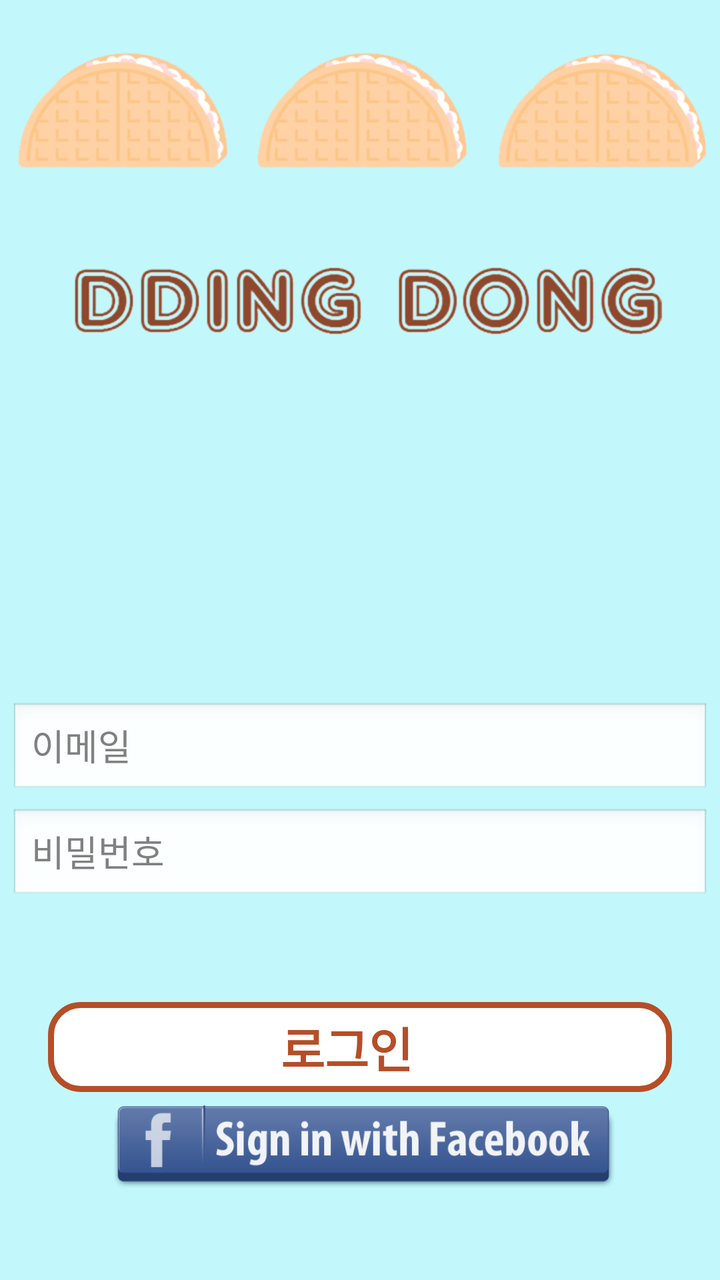
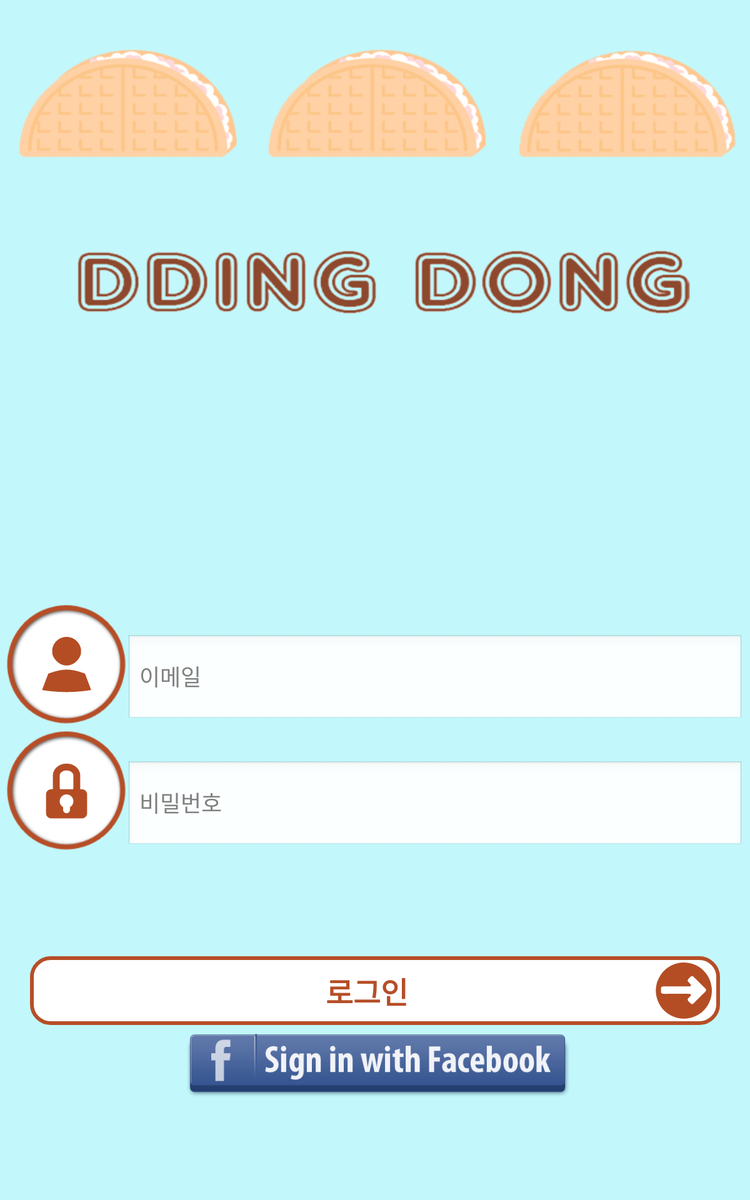

An Android layout and its configuration variant, each rendered on a device that would load it. The default file and the variant file are quoted in full after the pictures.
<!-- AndroidManifest.xml: application theme AppTheme -->
<!-- res/layout/loginactivity.xml -->
<?xml version="1.0" encoding="utf-8"?>
<LinearLayout xmlns:android="http://schemas.android.com/apk/res/android"
    xmlns:tools="http://schemas.android.com/tools"
    android:layout_width="match_parent"
    android:layout_height="match_parent"
    android:background="@drawable/login_with_facebook_bg"
    android:orientation="vertical"
    tools:ignore="RtlSymmetry,RtlHardcoded" >

    <LinearLayout
        android:layout_width="match_parent"
        android:layout_height="0dp"
        android:layout_weight="1"
        android:gravity="bottom"
        android:orientation="vertical" >

        <LinearLayout
            android:layout_width="match_parent"
            android:layout_height="wrap_content"
            android:layout_margin="5dp"
            android:orientation="horizontal" >

            <EditText
                android:id="@+id/et_loginactivity_email"
                android:layout_width="0dp"
                android:layout_height="wrap_content"
                android:layout_gravity="center|bottom"
                android:layout_weight="1"
                android:hint="@string/LoginActivity_img_email"
                android:inputType="textEmailAddress" >

            </EditText>
        </LinearLayout>

        <LinearLayout
            android:layout_width="match_parent"
            android:layout_height="wrap_content"
            android:layout_marginBottom="5dp"
            android:layout_marginLeft="5dp"
            android:layout_marginRight="5dp"
            android:orientation="horizontal" >

            <EditText
                android:id="@+id/et_loginactivity_password"
                android:layout_width="0dp"
                android:layout_height="wrap_content"
                android:layout_gravity="center|bottom"
                android:layout_weight="1"
                android:hint="@string/LoginActivity_img_password"
                android:inputType="textPassword"
                android:textColor="@color/col_dark_Yellow" />
        </LinearLayout>
    </LinearLayout>

    <LinearLayout
        android:layout_width="match_parent"
        android:layout_height="0dp"
        android:layout_weight=".4"
        android:gravity="center"
        android:orientation="vertical" >

        <FrameLayout
            android:id="@+id/fraly_loginactivity_login"
            android:layout_width="match_parent"
            android:layout_height="45dp"
            android:layout_marginLeft="24dp"
            android:layout_marginRight="24dp"
            android:background="@drawable/button_drawable" >

            <ImageView
                android:id="@+id/img_loginactivity_login"
                android:layout_width="wrap_content"
                android:layout_height="match_parent"
                android:layout_gravity="center_vertical|right"
                android:layout_marginBottom="5dp"
                android:layout_marginTop="5dp"
                android:contentDescription="@null" />

            <TextView
                android:id="@+id/textView_loginactivity_login"
                android:layout_width="match_parent"
                android:layout_height="match_parent"
                android:gravity="center"
                android:paddingRight="13dp"
                android:text="@string/LoginActivity_frmLay_login"
                android:textColor="@color/col_dark_Yellow"
                android:textSize="24sp"
                android:textStyle="bold" />
        </FrameLayout>

        <ImageView
            android:id="@+id/img_loginactivity_loginfacebook"
            android:layout_width="match_parent"
            android:layout_height="45dp"
            android:layout_gravity="center_horizontal"
            android:layout_marginTop="5dp"
            android:contentDescription="@null"
            android:src="@drawable/logon_with_facebook" />
    </LinearLayout>

</LinearLayout>
<!-- resources referenced by this layout -->
<resources>
  <color name="col_dark_Yellow">#b64e27</color>
  <!-- drawable button_drawable (drawable) -->
  <?xml version="1.0" encoding="utf-8"?>
  <selector xmlns:android="http://schemas.android.com/apk/res/android" >
   
  <item android:state_focused="true">
       <shape android:shape="rectangle"  >
           <corners android:radius="15dip" />
           <stroke android:width="3dip" android:color="@color/col_dark_Yellow" />
           <solid android:color="#ffffff"/>       
       </shape>
   </item>  
  <item >
      <shape android:shape="rectangle"  >
           <corners android:radius="15dip" />
           <stroke android:width="3dip" android:color="@color/col_dark_Yellow" />
           <gradient android:angle="-90" android:startColor="#ffffff" android:endColor="#ffffff" />            
       </shape>
   </item>
  </selector>
  <!-- drawable login_with_facebook_bg: png bitmap (drawable-hdpi, 65294 bytes) -->
  <!-- drawable logon_with_facebook: png bitmap (drawable, 14839 bytes) -->
  <string name="LoginActivity_frmLay_login">로그인</string>
  <string name="LoginActivity_img_email">이메일</string>
  <string name="LoginActivity_img_password">비밀번호</string>
  <style name="AppTheme" parent="AppBaseTheme">
          
      </style>
  <style name="AppBaseTheme" parent="android:Theme.Light">
          
      </style>
</resources>
<!-- res/layout-large/loginactivity.xml (the author's variant of the layout above) -->
<!-- drawn on a 7-inch tablet held upright -->
<?xml version="1.0" encoding="utf-8"?>
<LinearLayout xmlns:android="http://schemas.android.com/apk/res/android"
    xmlns:tools="http://schemas.android.com/tools"
    android:layout_width="match_parent"
    android:layout_height="match_parent"
    android:background="@drawable/login_with_facebook_bg"
    android:orientation="vertical"
    tools:ignore="RtlSymmetry,RtlHardcoded" >

    <LinearLayout
        android:layout_width="match_parent"
        android:layout_height="0dp"
        android:layout_weight="1"
        android:gravity="bottom"
        android:orientation="vertical" >

        <LinearLayout
            android:layout_width="match_parent"
            android:layout_height="wrap_content"
            android:layout_margin="5dp"
            android:orientation="horizontal" >

            <FrameLayout
                android:layout_width="96dp"
                android:layout_height="96dp"
                android:background="@drawable/circle_button_two" >

                <ImageView
                    android:id="@+id/imageView_loginactivity_email"
                    android:layout_width="48dp"
                    android:layout_height="48dp"
                    android:layout_gravity="center"
                    android:contentDescription="@null"
                    android:src="@drawable/ic_profile" />
            </FrameLayout>

            <EditText
                android:id="@+id/et_loginactivity_email"
                android:layout_width="0dp"
                android:layout_height="72dp"
                android:layout_gravity="center|bottom"
                android:layout_weight="1"
                android:hint="@string/LoginActivity_img_email"
                android:inputType="textEmailAddress"
                android:textColor="@android:color/white"
                android:textSize="18sp" >
            </EditText>
        </LinearLayout>

        <LinearLayout
            android:layout_width="match_parent"
            android:layout_height="wrap_content"
            android:layout_marginBottom="5dp"
            android:layout_marginLeft="5dp"
            android:layout_marginRight="5dp"
            android:orientation="horizontal" >

            <FrameLayout
                android:layout_width="96dp"
                android:layout_height="96dp"
                android:background="@drawable/circle_button_two" >

                <ImageView
                    android:id="@+id/imageView_loginactivity_password"
                    android:layout_width="48dp"
                    android:layout_height="48dp"
                    android:layout_gravity="center"
                    android:contentDescription="@null"
                    android:src="@drawable/ic_password" />
            </FrameLayout>

            <EditText
                android:id="@+id/et_loginactivity_password"
                android:layout_width="0dp"
                android:layout_height="72dp"
                android:layout_gravity="center|bottom"
                android:layout_weight="1"
                android:hint="@string/LoginActivity_img_password"
                android:inputType="textPassword"
                android:textColor="@android:color/white"
                android:textSize="18sp" />
        </LinearLayout>
    </LinearLayout>

    <LinearLayout
        android:layout_width="match_parent"
        android:layout_height="0dp"
        android:layout_weight=".4"
        android:gravity="center"
        android:orientation="vertical" >

        <FrameLayout
            android:id="@+id/fraly_loginactivity_login"
            android:layout_width="match_parent"
            android:layout_height="55dp"
            android:layout_marginLeft="24dp"
            android:layout_marginRight="24dp"
            android:background="@drawable/button_drawable" >

            <ImageView
                android:id="@+id/img_loginactivity_login"
                android:layout_width="48dp"
                android:layout_height="48dp"
                android:layout_gravity="center_vertical|right"
                android:layout_margin="5dp"
                android:contentDescription="@null"
                android:src="@drawable/ic_arrow" />

            <TextView
                android:id="@+id/textView_loginactivity_login"
                android:layout_width="match_parent"
                android:layout_height="match_parent"
                android:gravity="center"
                android:paddingRight="13dp"
                android:text="@string/LoginActivity_frmLay_login"
                android:textColor="@color/col_dark_Yellow"
                android:textSize="24sp"
                android:textStyle="bold" />
        </FrameLayout>

        <ImageView
            android:id="@+id/img_loginactivity_loginfacebook"
            android:layout_width="match_parent"
            android:layout_height="55dp"
            android:layout_gravity="center_horizontal"
            android:layout_marginTop="5dp"
            android:contentDescription="@null"
            android:src="@drawable/logon_with_facebook" />
    </LinearLayout>

</LinearLayout>
<!-- resources referenced by the variant -->
<!-- as a 7-inch tablet held upright resolves them -->
<resources>
  <color name="col_dark_Yellow">#b64e27</color>
  <!-- drawable button_drawable (drawable) -->
  <?xml version="1.0" encoding="utf-8"?>
  <selector xmlns:android="http://schemas.android.com/apk/res/android" >
   
  <item android:state_focused="true">
       <shape android:shape="rectangle"  >
           <corners android:radius="15dip" />
           <stroke android:width="3dip" android:color="@color/col_dark_Yellow" />
           <solid android:color="#ffffff"/>       
       </shape>
   </item>  
  <item >
      <shape android:shape="rectangle"  >
           <corners android:radius="15dip" />
           <stroke android:width="3dip" android:color="@color/col_dark_Yellow" />
           <gradient android:angle="-90" android:startColor="#ffffff" android:endColor="#ffffff" />            
       </shape>
   </item>
  </selector>
  <!-- drawable circle_button_two: png bitmap (drawable, 9553 bytes) -->
  <!-- drawable ic_arrow: png bitmap (drawable-hdpi, 4286 bytes) -->
  <!-- drawable ic_password: png bitmap (drawable-hdpi, 3787 bytes) -->
  <!-- drawable ic_profile: png bitmap (drawable-hdpi, 3835 bytes) -->
  <!-- drawable login_with_facebook_bg: png bitmap (drawable-hdpi, 65294 bytes) -->
  <!-- drawable logon_with_facebook: png bitmap (drawable, 14839 bytes) -->
  <string name="LoginActivity_frmLay_login">로그인</string>
  <string name="LoginActivity_img_email">이메일</string>
  <string name="LoginActivity_img_password">비밀번호</string>
  <style name="AppTheme" parent="AppBaseTheme">
          
      </style>
  <style name="AppBaseTheme" parent="android:Theme.Light">
          
      </style>
</resources>
